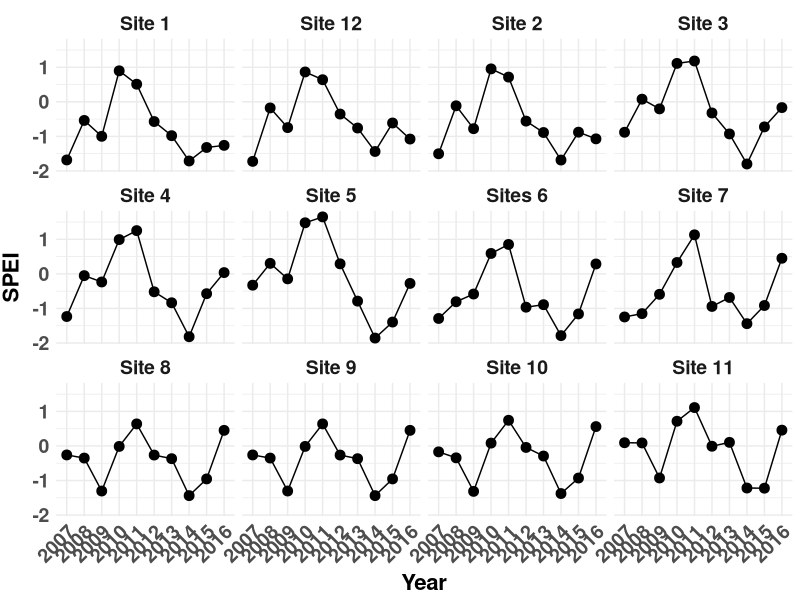
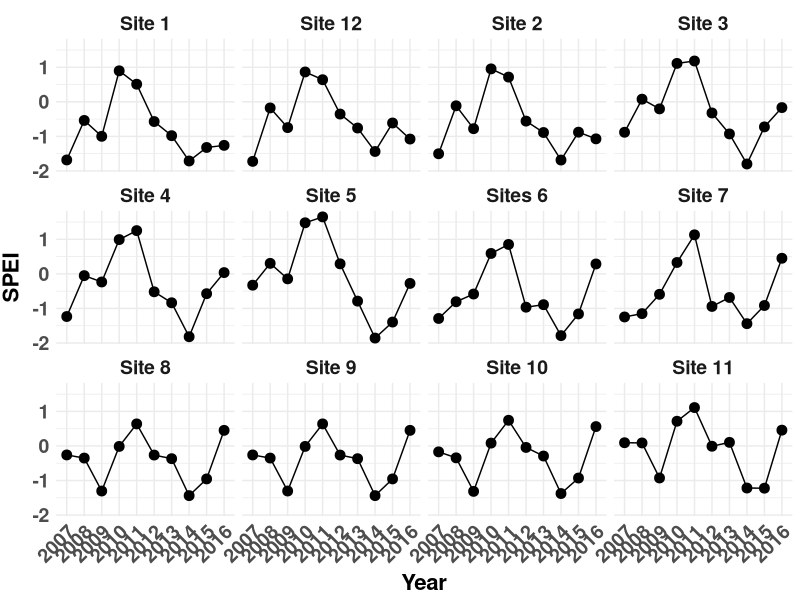

Recreate these plots in R, in order.
##########################################################################################################
## Importing of SPEI data
## Author Daniel Anstett
## 
##
## Last Modified June 4, 2021
##########################################################################################################


##########################################################################################################
#Import libraries
library(tidyverse)
##########################################################################################################
#Import & arrange files
spei_pop <- read.csv("Data/spei_pop.csv", header=T)
#colnames(spei_pop) <- c("Site","ID","ID2","Site_Lat","Lat","Long","Elevation","Lat_spei","Long_spei",
#                        "2007","2008","2009","2010","2011","2012","2013","2014","2015","2016")
spei_gather <- spei_pop %>% gather(Year, SPEI,SPEI_2007:SPEI_2016)
spei_gather$Year <- gsub("SPEI_","",spei_gather$Year)


##########################################################################################################
#spei vs year

Site_Labs<-c("32.89928"="Site 1", "34.28425"="Site 2", "36.69096"="Site 4", "36.20081"="Site 3", 
             "34.07808"="Site 12", "43.37876"="Site 11", "41.80979"="Site 9", "41.66546"="Site 8",
             "39.74298"="Site 7", "39.39442"="Sites 6", "37.539"="Site 5",   "42.27411"="Site 10")
#Make Graph
weath.year <- ggplot(spei_gather, aes(Year,SPEI,group=Site))+
  geom_point(size=3)+
  geom_line()+
  theme_minimal()
weath.year <- weath.year + facet_wrap( ~ Lat, ncol=4, labeller=labeller(Lat=Site_Labs))
weath.year + theme(legend.text = element_text(size = 12, face = "bold"),
                   legend.title = element_text(size=14, face="bold"),
                   axis.text.x = element_text(size=14, face="bold", angle=45,hjust=1),
                   axis.text.y = element_text(size=14,face="bold"),
                   axis.title.x = element_text(color="black", size=16, vjust = 0.5, face="bold"),
                   axis.title.y = element_text(color="black", size=16,vjust = 2, face="bold"),
                   strip.text = element_text(size = 14, face="bold"))
ggsave("Paper3_graphs/SPEI_year.pdf",width=15,height=8)



